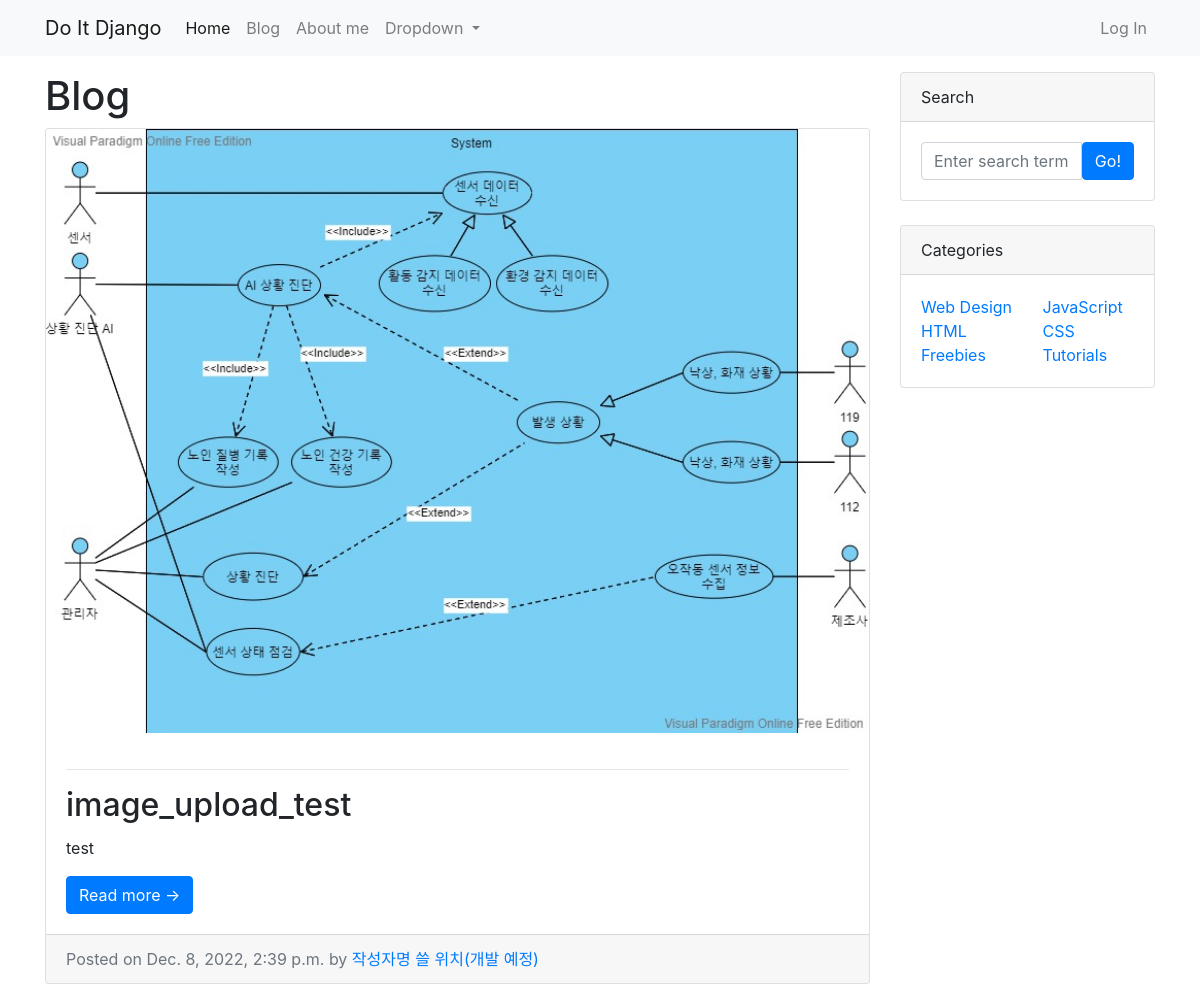
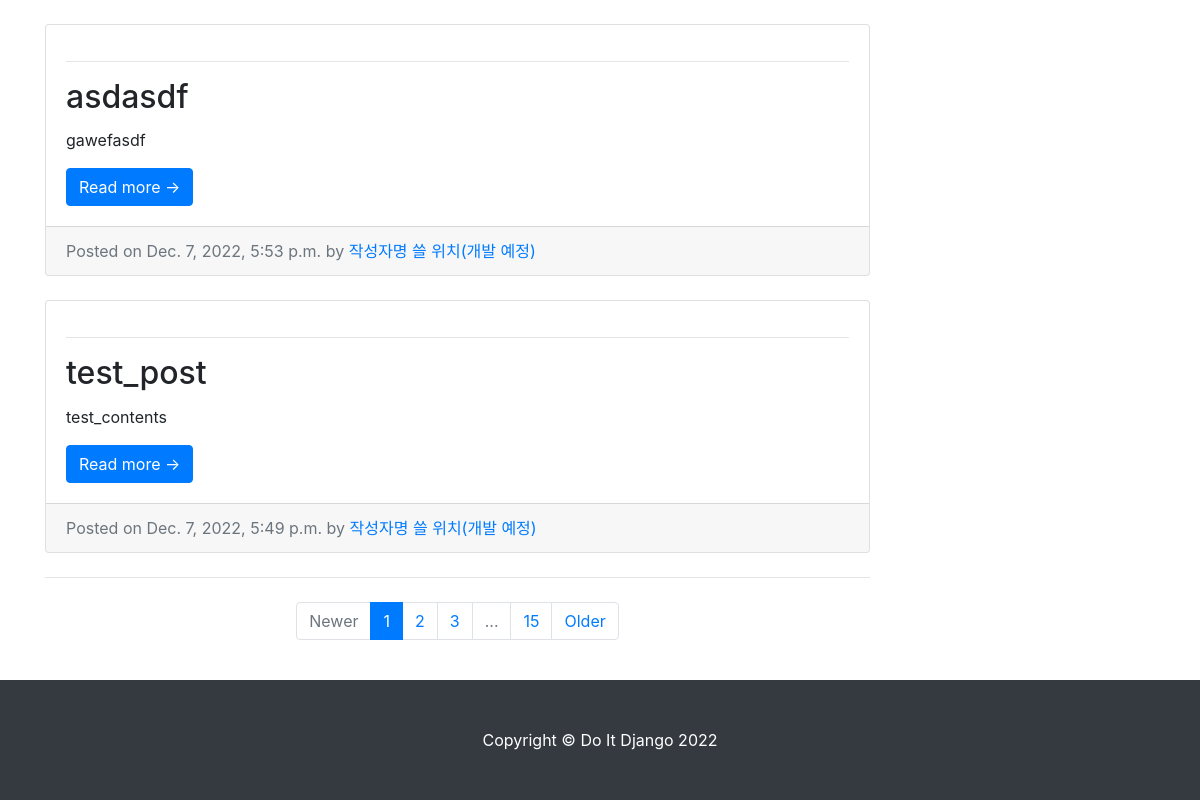
Screenshot of /blog/ with the database file from the repository (2 pictures, top to bottom).
### blog/models.py (models this page shows, shortened)
class Post(models.Model):
    title = models.CharField(max_length=30)
    content = models.TextField()
    head_image = models.ImageField(upload_to='blog/images/%Y/%m/%d/', blank=True)
    created_at = models.DateTimeField(auto_now_add=True)
    updated_at = models.DateTimeField(auto_now=True)
    def get_absolute_url(self):
        return f'/blog/{self.pk}/'

### blog/views.py (the view)
# urls.py: path('', views.PostList.as_view()),
class PostList(ListView):
    model = Post
    ordering = '-pk'

### blog/templates/blog/post_list.html (shortened to what this page needs)
<!DOCTYPE html>
{% load static %}
<html lang="ko">
    <head>
        <link href="{% static 'blog/bootstrap/bootstrap.min.css' %}" rel="stylesheet" media="screen">
    </head>
    <body>
        <nav class="navbar navbar-expand-lg navbar-light bg-light" >
            <div class="container">
                <a class="navbar-brand" href="./index.html">Do It Django</a>
                <div class="collapse navbar-collapse" id="navbarSupportedContent">
                    <ul class="navbar-nav mr-auto">
                    <li class="nav-item active">
                        <a class="nav-link" href="/">Home <span class="sr-only">(current)</span></a>
                    </li>
                    <li class="nav-item">
                        <a class="nav-link" href="./blog_list.html">Blog</a>
                    </li>
                    <li class="nav-item">
                        <a class="nav-link" href="./about_me.html">About me</a>
                    </li>
                    <li class="nav-item dropdown">
                        <a class="nav-link dropdown-toggle" href="" id="navbarDropdown" role="button" data-toggle="dropdown" aria-haspopup="true" aria-expanded="false">
                        Dropdown
                        </a>
                    </li>
                    </ul>
                    <ul class="navbar-nav ml-auto">
                        <li class="nav-item">
                            <a class="nav-link" href="#">Log In</a>
                        </li>
                    </ul>
                </div>
            </div>
        </nav>
        <div class="container my-3">
            <div class="row">
                <div class="col-md-8 col-lg-9">
                    <h1>Blog</h1>
                    {% for p in post_list %}
                        <div class="card mb-4">
                            {% if p.head_image %}
                                <a href="#!"><img class="card-img-top" src="{{ p.head_image.url }}" alt="..." /></a>
                            {% endif %}
                            <div class="card-body">
                                <hr/>
                                <h2 class="card-title">{{ p.title }}</h2>
                                <p>{{ p.content }}</p>
                                <a href="{{ p.get_absolute_url }}" class="btn btn-primary">Read more &rarr;</a>
                            </div>
                            <div class="card-footer text-muted">
                                Posted on {{ p.created_at }} by
                                <a href="#">작성자명 쓸 위치(개발 예정)</a>
                            </div>
                        </div>
                    {% endfor %}
                    <nav aria-label="Pagination">
                        <hr class="my-0" />
                        <ul class="pagination justify-content-center my-4">
                            <li class="page-item disabled"><a class="page-link" href="#" tabindex="-1" aria-disabled="true">Newer</a></li>
                            <li class="page-item active" aria-current="page"><a class="page-link" href="#!">1</a></li>
                            <li class="page-item"><a class="page-link" href="#!">2</a></li>
                            <li class="page-item"><a class="page-link" href="#!">3</a></li>
                            <li class="page-item disabled"><a class="page-link" href="#!">...</a></li>
                            <li class="page-item"><a class="page-link" href="#!">15</a></li>
                            <li class="page-item"><a class="page-link" href="#!">Older</a></li>
                        </ul>
                    </nav>
                </div>
                <div class="col-md-4 col-lg-3">
                    <div class="card mb-4">
                        <div class="card-header">Search</div>
                        <div class="card-body">
                            <div class="input-group">
                                <input class="form-control" type="text" placeholder="Enter search term..." aria-label="Enter search term..." aria-describedby="button-search" />
                                <button class="btn btn-primary" id="button-search" type="button">Go!</button>
                            </div>
                        </div>
                    </div>
                    <div class="card mb-4">
                        <div class="card-header">Categories</div>
                        <div class="card-body">
                            <div class="row">
                                <div class="col-sm-6">
                                    <ul class="list-unstyled mb-0">
                                        <li><a href="#!">Web Design</a></li>
                                        <li><a href="#!">HTML</a></li>
                                        <li><a href="#!">Freebies</a></li>
                                    </ul>
                                </div>
                                <div class="col-sm-6">
                                    <ul class="list-unstyled mb-0">
                                        <li><a href="#!">JavaScript</a></li>
                                        <li><a href="#!">CSS</a></li>
                                        <li><a href="#!">Tutorials</a></li>
                                    </ul>
                                </div>
                            </div>
                        </div>
                    </div>
                </div>
            </div>
        </div>
        <footer class="py-5 bg-dark">
            <div class="container"><p class="m-0 text-center text-white">Copyright &copy; Do It Django 2022</p></div>
        </footer>
    </body>
</html>

### rows the page displays
Post: head_image (picture), title "image_upload_test", content "test", created_at "Dec. 8, 2022, 2:39 p.m."
Post: title "asdasdf", content "gawefasdf", created_at "Dec. 7, 2022, 5:53 p.m."
Post: title "test_post", content "test_contents", created_at "Dec. 7, 2022, 5:49 p.m."
